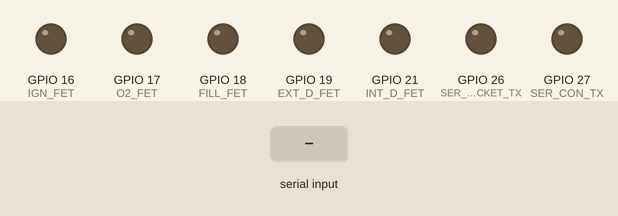
The program below on a simulated ESP32. Parts: output pins drawn as LEDs (lit = HIGH). The test bench sets the inputs (shaded band).

Above: at 1.2 s.
1.3 s: "E" received over the second serial link
At 1.6 s:
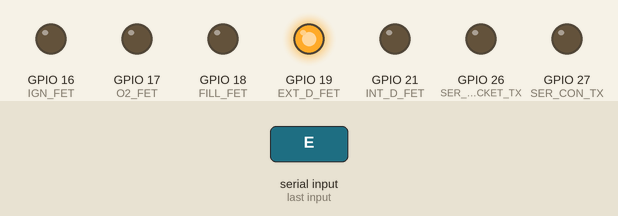
2.8 s: "I" received over the second serial link
At 3.9 s:
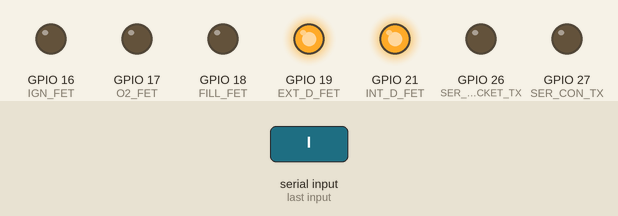
4.3 s: "e" received over the second serial link
At 5.0 s:
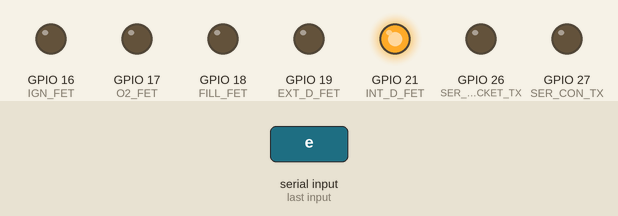
5.8 s: "F" received over the second serial link
At 6.2 s:
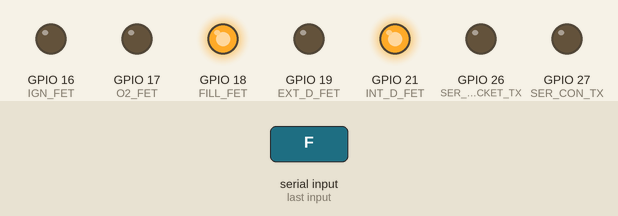
7.3 s: "i" received over the second serial link
At 8.5 s:
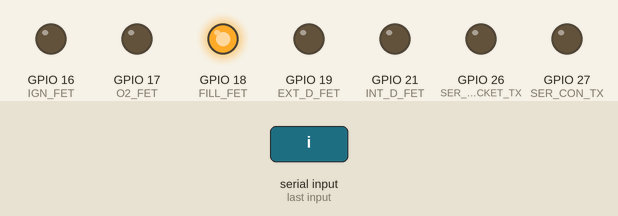
8.8 s: "L" received over the second serial link
At 9.7 s:
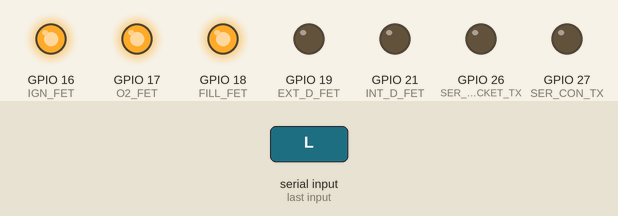
Timing chart, 0 to 11.3 s (numbered marks = the images above; inputs shaded):
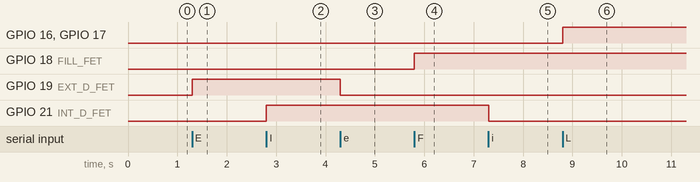

Measured:
- after the input at 1.3 s, GPIO 19 (EXT_D_FET): LOW → HIGH at once
- after the input at 2.8 s, GPIO 21 (INT_D_FET): LOW → HIGH at once
- after the input at 4.3 s, GPIO 19 (EXT_D_FET): HIGH → LOW at once
- after the input at 5.8 s, GPIO 18 (FILL_FET): LOW → HIGH at once
- after the input at 7.3 s, GPIO 21 (INT_D_FET): HIGH → LOW at once
- after the input at 8.8 s, GPIO 16 (IGN_FET), GPIO 17 (O2_FET): LOW → HIGH at once

The program:

main.cpp
```cpp
#include <Arduino.h>

/**pin configuration*/
#define EXT_D_FET 19
#define INT_D_FET 21
#define FILL_FET 18
#define O2_FET 17
#define IGN_FET 16

/**serial configuration*/
#define SER_CON Serial1
#define SER_CON_TX 27
#define SER_CON_RX 13
#define SER_ROCKET Serial2
#define SER_ROCKET_TX 26
#define SER_ROCKET_RX 25

/**comTask configuration*/
#define TASKINTERVAL_MS 10

uint32_t igntime;
bool isValveWaitMoving = false;
bool igniting = false;

void setup()
{
  /**pin init*/
  pinMode(EXT_D_FET, OUTPUT);
  pinMode(INT_D_FET, OUTPUT);
  pinMode(FILL_FET, OUTPUT);
  pinMode(IGN_FET, OUTPUT);
  pinMode(O2_FET, OUTPUT);

  /**serial init*/
  pinMode(SER_ROCKET_TX, OUTPUT);
  pinMode(SER_CON_RX, INPUT);
  pinMode(SER_CON_TX, OUTPUT);
  pinMode(SER_CON_RX, INPUT);
  SER_ROCKET.begin(115200, SERIAL_8N1, SER_ROCKET_RX, SER_ROCKET_TX);
  SER_CON.begin(115200, SERIAL_8N1, SER_CON_RX, SER_CON_TX);

  digitalWrite(EXT_D_FET, LOW);
  digitalWrite(INT_D_FET, LOW);
  digitalWrite(FILL_FET, LOW);
  digitalWrite(IGN_FET, LOW);
  digitalWrite(O2_FET, LOW);
}

void loop()
{
  /**コントローラ基板から受信した場合*/
  if (SER_CON.available())
  {
    uint8_t cmd = SER_CON.read();
    if (cmd == 'E')
    {
      digitalWrite(EXT_D_FET, HIGH);
    }
    else if (cmd == 'e')
    {
      digitalWrite(EXT_D_FET, LOW);
    }

    else if (cmd == 'I')
    {
      digitalWrite(INT_D_FET, HIGH);
    }
    else if (cmd == 'i')
    {
      digitalWrite(INT_D_FET, LOW);
    }

    else if (cmd == 'F')
    {
      digitalWrite(FILL_FET, HIGH);
    }
    else if (cmd == 'f')
    {
      digitalWrite(FILL_FET, LOW);
    }

    else if (cmd == 'L')
    {
      digitalWrite(O2_FET, HIGH);
      digitalWrite(IGN_FET, HIGH);
      /** 1秒後にバルブを動作させる*/
      if (!igniting)
      {
        igntime = micros();
        isValveWaitMoving = true;
      }
      igniting = true;
    }
    else if (cmd == 'l')
    {
      igniting = false;
      digitalWrite(O2_FET, LOW);
      digitalWrite(IGN_FET, LOW);
    }

    else if (cmd == 'a')
    {
      SER_ROCKET.write(cmd);
    }
    else if (cmd == 's')
    {
      SER_ROCKET.write(cmd);
    }
  }

  if (igniting)
  {
    if (isValveWaitMoving)
    {
      if (micros() - igntime > 1000000)
      {
        isValveWaitMoving = false;
        SER_ROCKET.write('a');
      }
    }
  }
}
```
